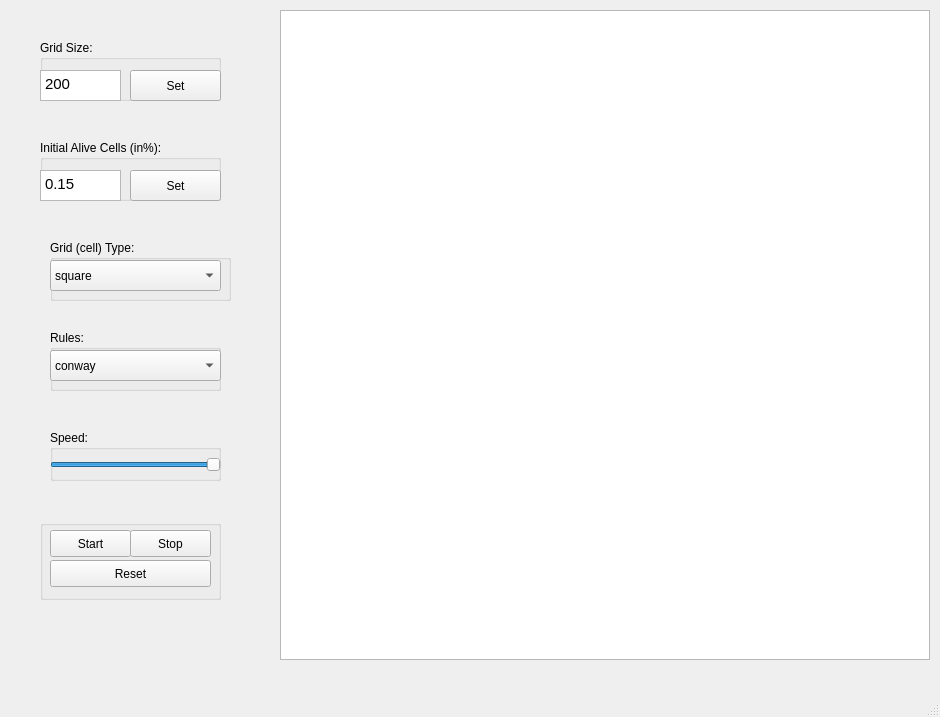
<?xml version="1.0" encoding="UTF-8"?>
<ui version="4.0">
 <class>MainWindow</class>
 <widget class="QMainWindow" name="MainWindow">
  <property name="geometry">
   <rect>
    <x>0</x>
    <y>0</y>
    <width>940</width>
    <height>717</height>
   </rect>
  </property>
  <property name="windowTitle">
   <string>MainWindow</string>
  </property>
  <widget class="QWidget" name="centralwidget">
   <widget class="QGraphicsView" name="graphicsView">
    <property name="geometry">
     <rect>
      <x>280</x>
      <y>10</y>
      <width>650</width>
      <height>650</height>
     </rect>
    </property>
    <property name="sizePolicy">
     <sizepolicy hsizetype="Maximum" vsizetype="Maximum">
      <horstretch>0</horstretch>
      <verstretch>0</verstretch>
     </sizepolicy>
    </property>
   </widget>
   <widget class="QGroupBox" name="gridType">
    <property name="geometry">
     <rect>
      <x>50</x>
      <y>240</y>
      <width>181</width>
      <height>61</height>
     </rect>
    </property>
    <property name="title">
     <string>Grid (cell) Type:</string>
    </property>
    <widget class="QComboBox" name="cellTypeScroll">
     <property name="enabled">
      <bool>true</bool>
     </property>
     <property name="geometry">
      <rect>
       <x>0</x>
       <y>20</y>
       <width>171</width>
       <height>31</height>
      </rect>
     </property>
     <property name="contextMenuPolicy">
      <enum>Qt::NoContextMenu</enum>
     </property>
     <property name="currentIndex">
      <number>0</number>
     </property>
     <item>
      <property name="text">
       <string>square</string>
      </property>
     </item>
     <item>
      <property name="text">
       <string>triangle</string>
      </property>
     </item>
     <item>
      <property name="text">
       <string>hexagon</string>
      </property>
     </item>
    </widget>
   </widget>
   <widget class="QGroupBox" name="groupBox">
    <property name="geometry">
     <rect>
      <x>40</x>
      <y>140</y>
      <width>181</width>
      <height>61</height>
     </rect>
    </property>
    <property name="title">
     <string>Initial Alive Cells (in%):</string>
    </property>
    <widget class="QPushButton" name="initAliveButton">
     <property name="geometry">
      <rect>
       <x>90</x>
       <y>30</y>
       <width>91</width>
       <height>31</height>
      </rect>
     </property>
     <property name="text">
      <string>Set</string>
     </property>
    </widget>
    <widget class="QTextEdit" name="initAlive">
     <property name="geometry">
      <rect>
       <x>0</x>
       <y>30</y>
       <width>81</width>
       <height>31</height>
      </rect>
     </property>
     <property name="tabChangesFocus">
      <bool>true</bool>
     </property>
     <property name="html">
      <string>&lt;!DOCTYPE HTML PUBLIC &quot;-//W3C//DTD HTML 4.0//EN&quot; &quot;http://www.w3.org/TR/REC-html40/strict.dtd&quot;&gt;
&lt;html&gt;&lt;head&gt;&lt;meta name=&quot;qrichtext&quot; content=&quot;1&quot; /&gt;&lt;style type=&quot;text/css&quot;&gt;
p, li { white-space: pre-wrap; }
&lt;/style&gt;&lt;/head&gt;&lt;body style=&quot; font-family:'Ubuntu'; font-size:11pt; font-weight:400; font-style:normal;&quot;&gt;
&lt;p style=&quot; margin-top:0px; margin-bottom:0px; margin-left:0px; margin-right:0px; -qt-block-indent:0; text-indent:0px;&quot;&gt;0.15&lt;/p&gt;&lt;/body&gt;&lt;/html&gt;</string>
     </property>
    </widget>
   </widget>
   <widget class="QGroupBox" name="groupBox_2">
    <property name="geometry">
     <rect>
      <x>40</x>
      <y>40</y>
      <width>181</width>
      <height>61</height>
     </rect>
    </property>
    <property name="title">
     <string>Grid Size:</string>
    </property>
    <widget class="QPushButton" name="changeSizeButton">
     <property name="geometry">
      <rect>
       <x>90</x>
       <y>30</y>
       <width>91</width>
       <height>31</height>
      </rect>
     </property>
     <property name="text">
      <string>Set</string>
     </property>
    </widget>
    <widget class="QTextEdit" name="sizeValue">
     <property name="geometry">
      <rect>
       <x>0</x>
       <y>30</y>
       <width>81</width>
       <height>31</height>
      </rect>
     </property>
     <property name="tabChangesFocus">
      <bool>true</bool>
     </property>
     <property name="html">
      <string>&lt;!DOCTYPE HTML PUBLIC &quot;-//W3C//DTD HTML 4.0//EN&quot; &quot;http://www.w3.org/TR/REC-html40/strict.dtd&quot;&gt;
&lt;html&gt;&lt;head&gt;&lt;meta name=&quot;qrichtext&quot; content=&quot;1&quot; /&gt;&lt;style type=&quot;text/css&quot;&gt;
p, li { white-space: pre-wrap; }
&lt;/style&gt;&lt;/head&gt;&lt;body style=&quot; font-family:'Ubuntu'; font-size:11pt; font-weight:400; font-style:normal;&quot;&gt;
&lt;p style=&quot; margin-top:0px; margin-bottom:0px; margin-left:0px; margin-right:0px; -qt-block-indent:0; text-indent:0px;&quot;&gt;200&lt;/p&gt;&lt;/body&gt;&lt;/html&gt;</string>
     </property>
    </widget>
   </widget>
   <widget class="QGroupBox" name="groupBox_3">
    <property name="geometry">
     <rect>
      <x>50</x>
      <y>330</y>
      <width>171</width>
      <height>61</height>
     </rect>
    </property>
    <property name="title">
     <string>Rules:</string>
    </property>
    <widget class="QComboBox" name="ruleScroll">
     <property name="enabled">
      <bool>true</bool>
     </property>
     <property name="geometry">
      <rect>
       <x>0</x>
       <y>20</y>
       <width>171</width>
       <height>31</height>
      </rect>
     </property>
     <property name="currentIndex">
      <number>0</number>
     </property>
     <item>
      <property name="text">
       <string>conway</string>
      </property>
     </item>
    </widget>
   </widget>
   <widget class="QGroupBox" name="groupBox_4">
    <property name="geometry">
     <rect>
      <x>50</x>
      <y>430</y>
      <width>171</width>
      <height>51</height>
     </rect>
    </property>
    <property name="title">
     <string>Speed:</string>
    </property>
    <widget class="QSlider" name="speedSlider">
     <property name="geometry">
      <rect>
       <x>0</x>
       <y>20</y>
       <width>171</width>
       <height>29</height>
      </rect>
     </property>
     <property name="minimum">
      <number>1</number>
     </property>
     <property name="maximum">
      <number>100</number>
     </property>
     <property name="value">
      <number>100</number>
     </property>
     <property name="orientation">
      <enum>Qt::Horizontal</enum>
     </property>
    </widget>
   </widget>
   <widget class="QGroupBox" name="groupBox_5">
    <property name="geometry">
     <rect>
      <x>40</x>
      <y>520</y>
      <width>181</width>
      <height>80</height>
     </rect>
    </property>
    <property name="title">
     <string/>
    </property>
    <widget class="QPushButton" name="stopButton">
     <property name="geometry">
      <rect>
       <x>90</x>
       <y>10</y>
       <width>81</width>
       <height>27</height>
      </rect>
     </property>
     <property name="text">
      <string>Stop</string>
     </property>
    </widget>
    <widget class="QPushButton" name="startButton">
     <property name="geometry">
      <rect>
       <x>10</x>
       <y>10</y>
       <width>81</width>
       <height>27</height>
      </rect>
     </property>
     <property name="text">
      <string>Start</string>
     </property>
    </widget>
    <widget class="QPushButton" name="resetButton">
     <property name="geometry">
      <rect>
       <x>10</x>
       <y>40</y>
       <width>161</width>
       <height>27</height>
      </rect>
     </property>
     <property name="text">
      <string>Reset</string>
     </property>
    </widget>
   </widget>
  </widget>
  <widget class="QMenuBar" name="menubar">
   <property name="geometry">
    <rect>
     <x>0</x>
     <y>0</y>
     <width>940</width>
     <height>25</height>
    </rect>
   </property>
  </widget>
  <widget class="QStatusBar" name="statusbar"/>
 </widget>
 <resources/>
 <connections/>
</ui>
